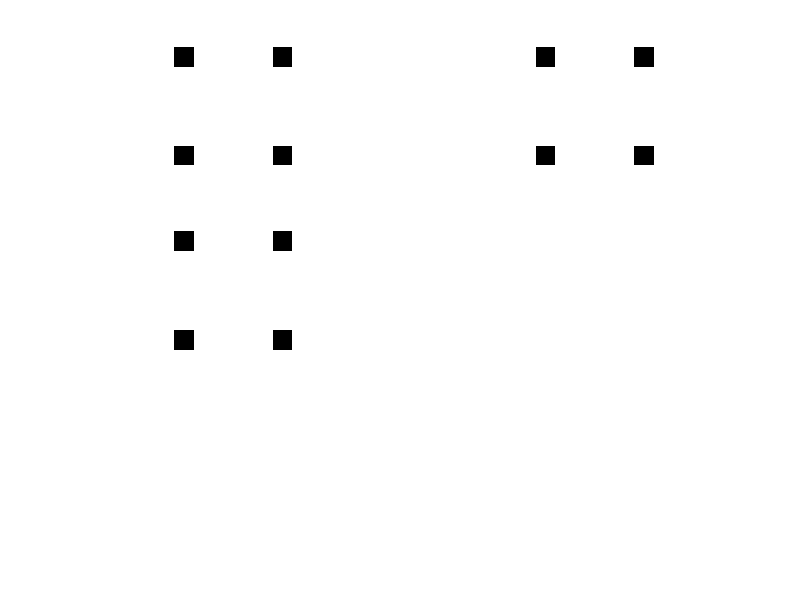

Source code (MATLAB):
%{
Write a MATLAB program:
The arrays below represent small grayscale images.
Compute the 4 x 4 image that would result in each
case if the middle 16 pixels were transformed using a
3 x3 median filter:

First array:
8 17 4 10 15 12
10 12 15 7 3 10
15 10 50 5 3 12
4  8 11 4 1 8
16 7 4 3 0 7
16 24 19 3 20 10

Second array:
1 1 2 5 3 1
3 20 5 6 4 6
4 6 4 20 2 2
4 3 3 5 1 5
6 5 20 2 20 2
6 3 1 4 1 2

Third array:
 7 8 11 12 13 9
 8 14 0 9 7 10
 11 23 10 14 1 8
 14 7 11 8 9 11
 13 13 18 10 7 12
 9 11 14 12 13 10
%}

clear all;
close all;

% First array:
A = [
    8 17 4 10 15 12;
    10 12 15 7 3 10;
    15 10 50 5 3 12;
    4 8 11 4 1 8;
    16 7 4 3 0 7;
    16 24 19 3 20 10
    ];

% Second array:
B = [
    1 1 2 5 3 1;
    3 20 5 6 4 6;
    4 6 4 20 2 2;
    4 3 3 5 1 5;
    6 5 20 2 20 2;
    6 3 1 4 1 2
    ];

% Third array:
C = [
    7 8 11 12 13 9;
    8 14 0 9 7 10;
    11 23 10 14 1 8;
    14 7 11 8 9 11;
    13 13 18 10 7 12;
    9 11 14 12 13 10
    ];

% First array after median filter:
A = medfilt2(A, [3 3]);

% Second array after median filter:
B = medfilt2(B, [3 3]);

% Third array after median filter:
C = medfilt2(C, [3 3]);

% Displaying the arrays
disp(A);
disp(B);
disp(C);

% Displaying the arrays
figure;
subplot(3,2,1), imshow(A);
subplot(3,2,2), imshow(B);
subplot(3,2,3), imshow(C);

%{
Question: What is the effect of the median filter on the images?

Answer: The effect of the median filter on the images is that it 
removes the noise from the images.
%}